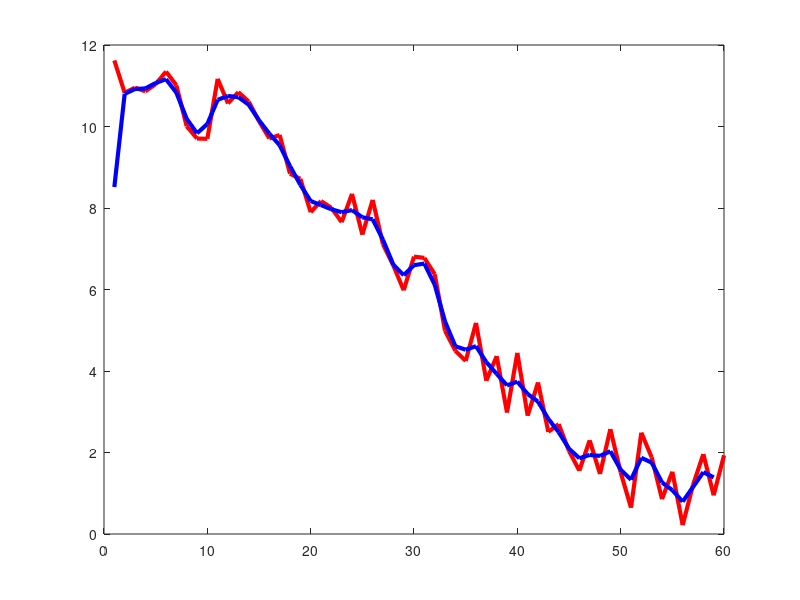

Reproduce this figure in MATLAB.
%% Gaussian Smoothing
% http://www.mathworks.com/matlabcentral/newsreader/view_thread/272556
% Generate sample data.
vector = 5*(1+cosd(1:3:180)) + 2 * rand(1, 60);
plot(vector, 'r-', 'linewidth', 3);
set(gcf, 'Position', get(0,'Screensize')); % Maximize figure.

% Construct blurring window.
windowWidth = int16(5);
halfWidth = windowWidth / 2;
gaussFilter = gausswin(5);
gaussFilter = gaussFilter / sum(gaussFilter); % Normalize.

% Do the blur.
smoothedVector = conv(vector, gaussFilter);

% plot it.
hold on;
plot(smoothedVector(halfWidth:end-halfWidth), 'b-', 'linewidth', 3);
